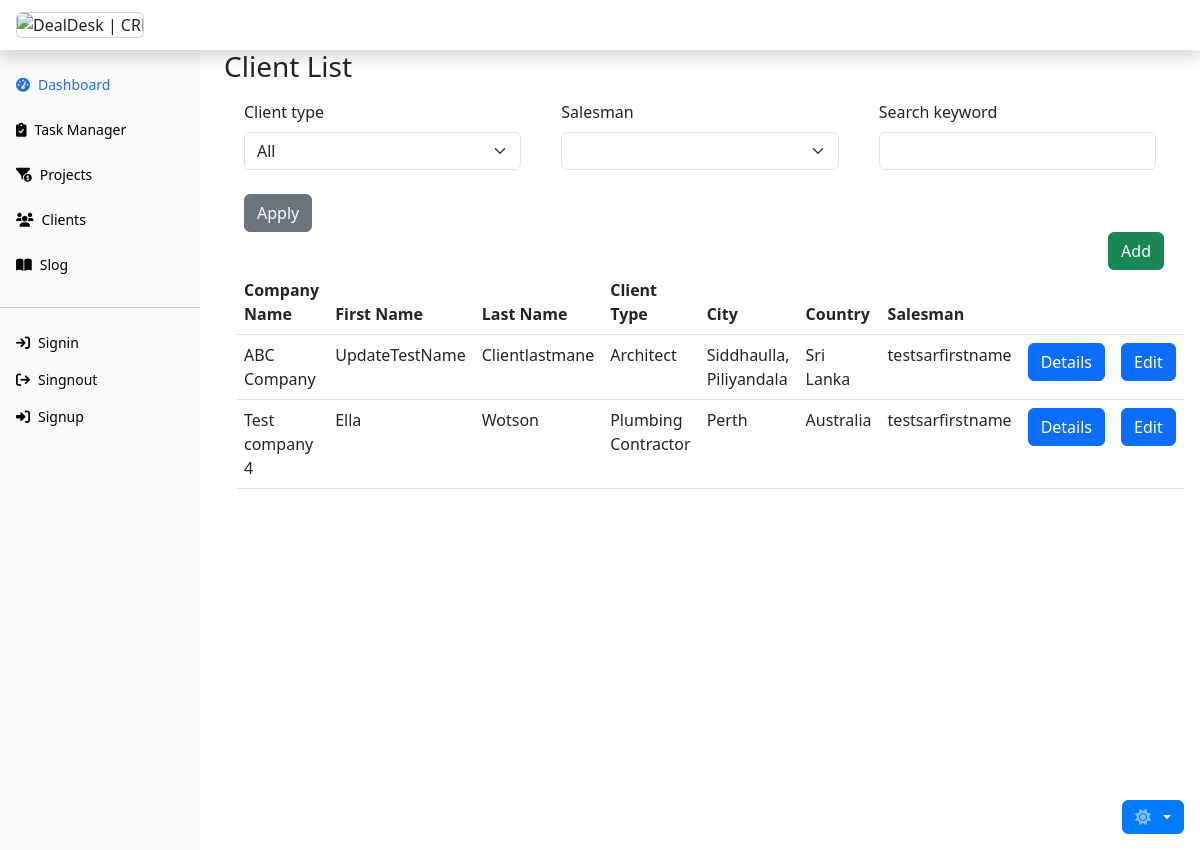
The page /client/list/ on the database its author committed.
### client/models.py (models this page shows, shortened)
class Client(models.Model):
    company_name = models.CharField(max_length=255, null=False)
    first_name = models.CharField(max_length=55, null=False)
    last_name = models.CharField(max_length=55, null=False)
    client_type = models.CharField(
        max_length=55,
        choices=CLIENT_TYPE_CHOICES,
        null=False,
        default="CLN"
    )
    address1 = models.CharField(max_length=255, null=False)
    address2 = models.CharField(max_length=255, null=False)
    postal_code = models.CharField(max_length=10)
    city = models.CharField(max_length=255, null=False)
    country = models.CharField(max_length=255)
    telephone = models.CharField(max_length=20)
    mobile = models.CharField(max_length=20, null=False)
    email = models.EmailField(null=False)
    salesman = models.ForeignKey(
        Sar,
        on_delete=models.SET(get_salesman),
        related_name='clients'
    )
    manager = models.ForeignKey(
        Manager,
        on_delete=models.SET(get_manager),
        related_name='clients'
    )
    created_on = models.DateTimeField(auto_now_add=True)
    updated_on = models.DateTimeField(auto_now=True)
    class Meta:
        verbose_name = 'Client'
        verbose_name_plural = 'Clients'
        db_table = 'Client.Client'
        ordering = ['company_name']

### team/models.py (models this page shows)
class Sar(models.Model):
    first_name = models.CharField(max_length=55)
    last_name = models.CharField(max_length=55)
    mobile = models.CharField(max_length=20)
    email = models.EmailField()
    manager = models.ForeignKey(
        Manager,
        on_delete=models.SET(get_manager),
        related_name='sars',)
    created_on = models.DateTimeField(auto_now_add=True)
    updated_on = models.DateTimeField(auto_now=True)
    class Meta:
        db_table = 'Team.Sar'
        ordering = ['first_name']
        verbose_name_plural = 'Sars'
    def __str__(self):
        return f"{self.first_name}"

### client/views.py (the view, shortened to what this page needs)
# urls.py: path('list/', ClientListView.as_view(), name='client_list'),
class ClientListView(ListView):
    model = Client
    template_name = 'client/client_list.html'
    context_object_name = 'clients'
    paginate_by = 10
    def get_queryset(self):
        queryset = super().get_queryset()
        client_type = self.request.GET.get('client_type')
        salesman = self.request.GET.get('salesman')
        search_keyword = self.request.GET.get('search_keyword')
        if client_type:
            queryset = queryset.filter(client_type=client_type)
        if salesman:
            queryset = queryset.filter(salesman=salesman)
        return queryset
    def get_context_data(self, **kwargs):
        context = super().get_context_data(**kwargs)
        context['filter_form'] = ClientFilterForm(self.request.GET)
        context['client_form'] = ClientForm()
        return context

### client/forms.py
class ClientFilterForm(forms.Form):
    client_type = forms.ChoiceField(
        choices=[('', 'All')] + list(CLIENT_TYPE_CHOICES),
        widget=forms.Select(attrs={'class': 'form-control'}),
        required=False
    )
    salesman = forms.CharField(
        widget=forms.Select(attrs={'class': 'form-control'}),
        required=False
    )
    search_keyword = forms.CharField(
        widget=forms.TextInput(attrs={'class': 'form-control'}),
        required=False
    )

### client/templates/client/client_list.html (shortened to what this page needs)
{% extends 'base.html' %}
{% load crispy_forms_tags %}
{% block content %}
<div class="col-lg-12">
  <div class="row">
    <div class="col-12">
      <h3 class="bg-body">Client List</h3>
      <form class="mb-3" method="get" action="{% url 'client:client_list' %}">
        <div class="container">
          <div class="row">
            <div class="col-sm-4">
              <div class="p-2">
                {{ filter_form.client_type|as_crispy_field }}
              </div>
            </div>
            <div class="col-sm-4">
              <div class="p-2">
                {{ filter_form.salesman|as_crispy_field }}
              </div>
            </div>
            <div class="col-sm-4">
              <div class="p-2">
                {{ filter_form.search_keyword|as_crispy_field }}
              </div>
            </div>
          </div>
          <button type="submit" class="btn btn-secondary ms-2">Apply</button>
      </form>
      <div class="d-flex justify-content-end">
        <a href="{% url 'client:client_new' %}"
          class="btn btn-success link-offset-2 link-underline-opacity-25 link-underline-opacity-100-hover"
          data-bs-toggle="tooltip" data-bs-placement="bottom" title="Add a client">
          Add
        </a>
      </div>
      <table class="table bg-body-tertiary table-hover">
        <thead>
          <tr>
            <th>Company Name</th>
            <th>First Name</th>
            <th>Last Name</th>
            <th>Client Type</th>
            <th>City</th>
            <th>Country</th>
            <th>Salesman</th>
            <th></th>
            <th></th>
          </tr>
        </thead>
        <tbody>
          {% for client in clients %}
          <tr>
            <td>{{ client.company_name }}</td>
            <td>{{ client.first_name }}</td>
            <td>{{ client.last_name }}</td>
            <td>{{ client.get_client_type_display }}</td>
            <td>{{ client.city }}</td>
            <td>{{ client.country }}</td>
            <td>{{ client.salesman }}</td>
            <td>
              <button type="button" onclick="location.href='{% url 'client:client_detail' pk=client.pk %}'"
                class="btn btn-primary link-offset-2 link-underline-opacity-25 link-underline-opacity-100-hover"
                data-bs-toggle="tooltip" data-bs-placement="bottom" title="View client details">
                Details
              </button>
            </td>
            <td>
              <button type="button" onclick="location.href='{% url 'client:client_edit' pk=client.pk %}'"
                class="btn btn-primary link-offset-2 link-underline-opacity-25 link-underline-opacity-100-hover"
                data-bs-toggle="tooltip" data-bs-placement="bottom" title="Update client details">
                Edit
              </button>
            </td>
          </tr>
          {% empty %}
          <tr>
            <td colspan="7">No clients found.</td>
          </tr>
          {% endfor %}
        </tbody>
      </table>
    </div>
  </div>
</div>
{% endblock %}

### rows shown on the page
Client: company_name "ABC Company", first_name "UpdateTestName", last_name "Clientlastmane", client_type "Architect", city "Siddhaulla, Piliyandala", country "Sri Lanka", salesman "testsarfirstname"
Client: company_name "Test company 4", first_name "Ella", last_name "Wotson", client_type "Plumbing Contractor", city "Perth", country "Australia", salesman "testsarfirstname"
